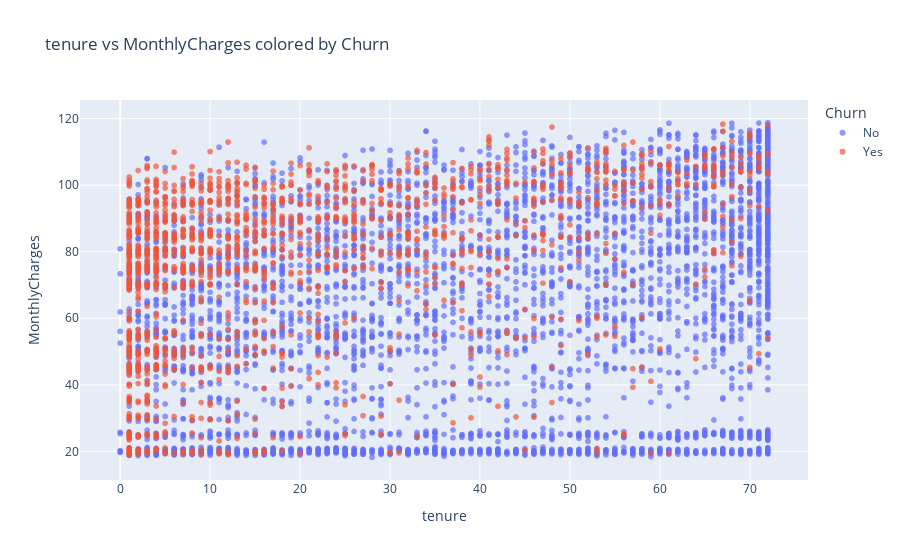

Notebook cell for this chart:
### Markdown cell above
🧩 Cell 18 – Multivariate: Interactive Plotly Scatter

### Code cell
fig = px.scatter(
    df,
    x="tenure",
    y="MonthlyCharges",
    color="Churn",
    title="tenure vs MonthlyCharges colored by Churn",
    opacity=0.7
)
fig.show()

### Figure 1 — Plotly figure (JSON) as saved in the notebook; plotly's stock layout.template omitted (floating-point values rounded to 4 significant figures; data arrays with more than 128 entries replaced by an {"elided": "..."} marker saying what was removed)
{"data": [{"hovertemplate": "Churn=No<br>tenure=%{x}<br>MonthlyCharges=%{y}<extra></extra>", "legendgroup": "No", "marker": {"color": "#636efa", "opacity": 0.7, "symbol": "circle"}, "mode": "markers", "name": "No", "showlegend": true, "type": "scattergl", "x": {"elided": "5174 int values"}, "xaxis": "x", "y": {"elided": "5174 float values"}, "yaxis": "y"}, {"hovertemplate": "Churn=Yes<br>tenure=%{x}<br>MonthlyCharges=%{y}<extra></extra>", "legendgroup": "Yes", "marker": {"color": "#EF553B", "opacity": 0.7, "symbol": "circle"}, "mode": "markers", "name": "Yes", "showlegend": true, "type": "scattergl", "x": {"elided": "1869 int values"}, "xaxis": "x", "y": {"elided": "1869 float values"}, "yaxis": "y"}], "layout": {"legend": {"title": {"text": "Churn"}, "tracegroupgap": 0}, "title": {"text": "tenure vs MonthlyCharges colored by Churn"}, "xaxis": {"anchor": "y", "domain": [0, 1], "title": {"text": "tenure"}}, "yaxis": {"anchor": "x", "domain": [0, 1], "title": {"text": "MonthlyCharges"}}}}
